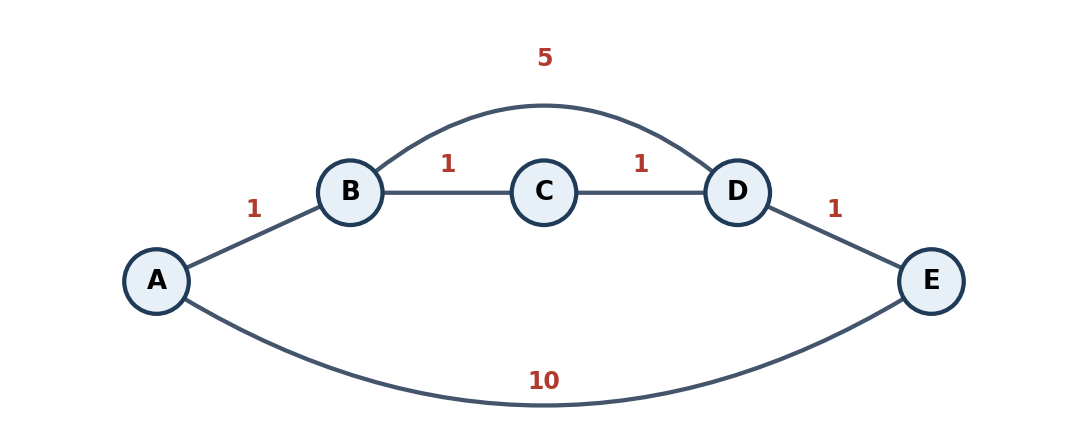

This chart was generated by the following Python code:
"""fig_topology.py - draws the 5-router worked example used in Section 3."""
import json
import matplotlib
matplotlib.use("Agg")
import matplotlib.pyplot as plt
from matplotlib.patches import FancyArrowPatch, Circle

d = json.load(open("worked.json"))
pos = {"A": (0.0, 0.0), "B": (1.2, 0.55), "C": (2.4, 0.55), "D": (3.6, 0.55), "E": (4.8, 0.0)}
rad = {("A", "E"): 0.32, ("B", "D"): -0.45}
lab = {("A", "E"): (2.4, -0.62), ("B", "D"): (2.4, 1.38)}

fig, ax = plt.subplots(figsize=(6.4, 2.6))
ax.set_xlim(-0.5, 5.3); ax.set_ylim(-0.95, 1.7); ax.axis("off"); ax.set_aspect("equal")
for a, b, w in d["edges"]:
    r = rad.get((a, b), 0.0)
    ax.add_patch(FancyArrowPatch(pos[a], pos[b], arrowstyle="-", lw=1.8,
                                 color="#44546a", connectionstyle=f"arc3,rad={r}",
                                 shrinkA=14, shrinkB=14))
    if (a, b) in lab:
        x, y = lab[(a, b)]
    else:
        x = (pos[a][0] + pos[b][0]) / 2; y = (pos[a][1] + pos[b][1]) / 2 + 0.17
    ax.text(x, y, str(w), ha="center", va="center", fontsize=10, color="#b03a2e", weight="bold",
            bbox=dict(boxstyle="round,pad=0.15", fc="white", ec="none"))
for n, (x, y) in pos.items():
    ax.add_patch(Circle((x, y), 0.2, fc="#e8f0f7", ec="#1f3b57", lw=1.8, zorder=3))
    ax.text(x, y, n, ha="center", va="center", fontsize=11, weight="bold", zorder=4)
fig.tight_layout(pad=0.3)
fig.savefig("fig_topology.png", dpi=170)
print("ok")
